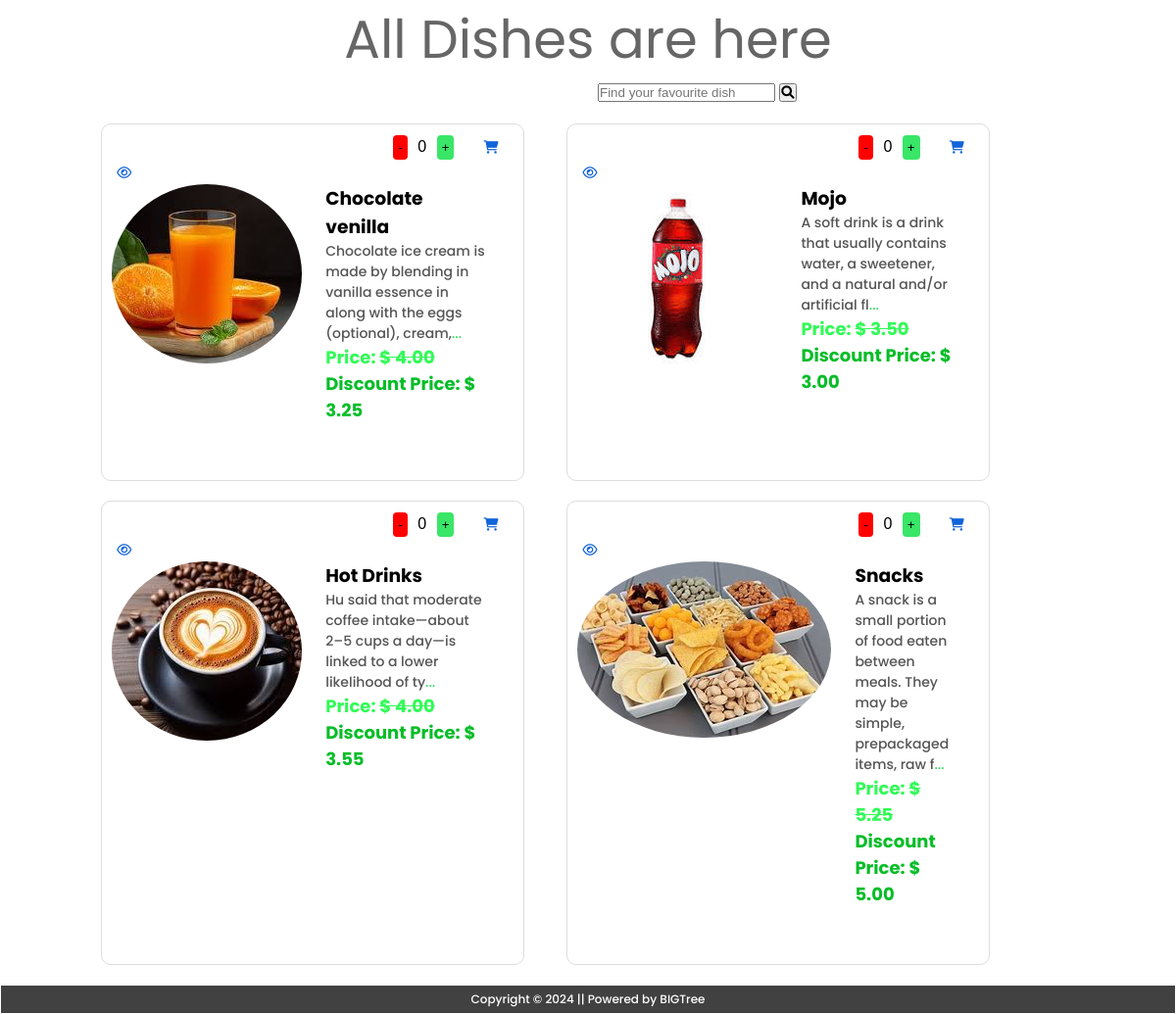
Before: /rstms/allfood.php (signed in) with the older database file.
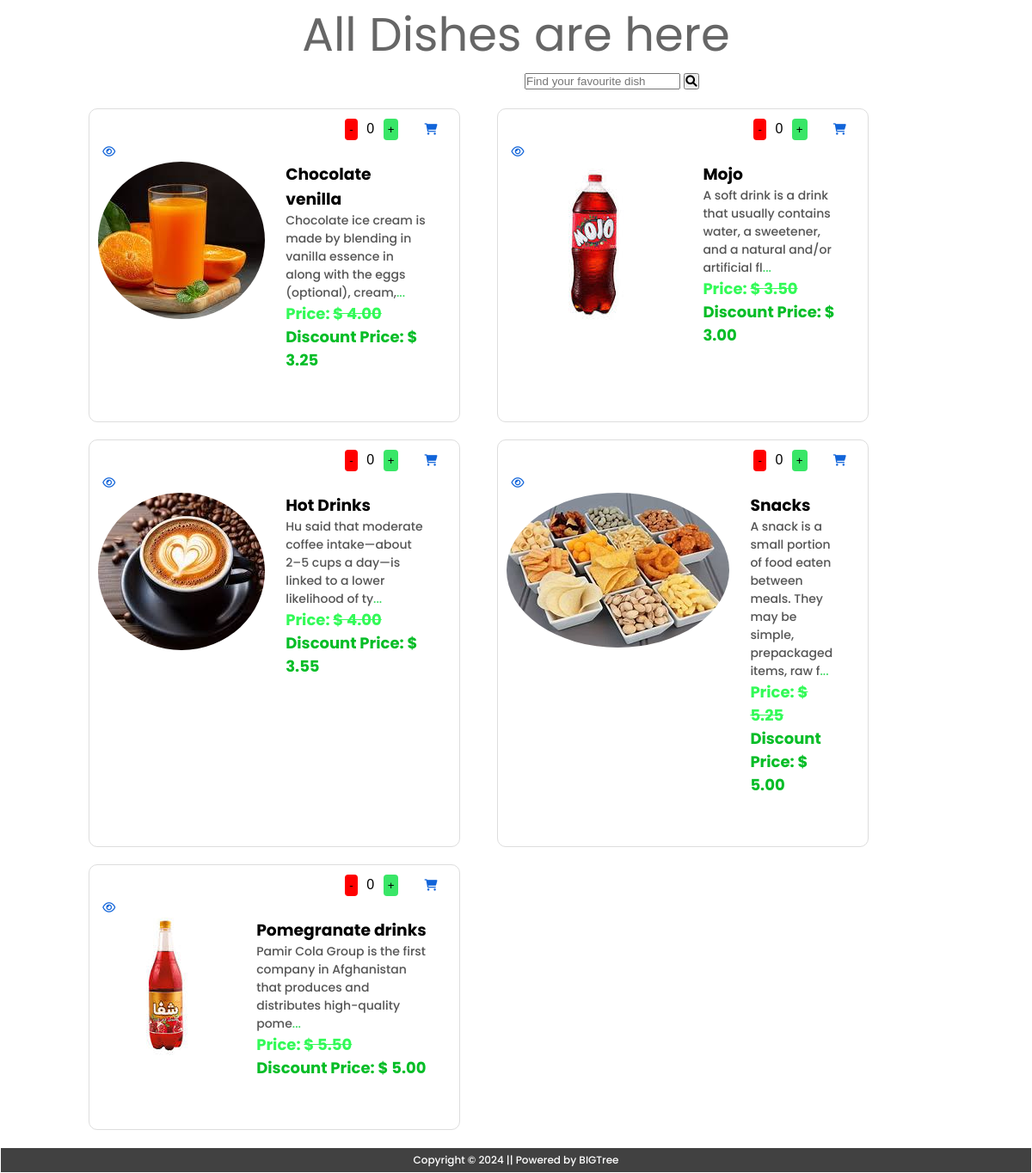
After: the same page with the newer database file.
### tables this page shows
CREATE TABLE `tbl_food` (
  `f_id` int(11) NOT NULL,
  `f_title` varchar(255) NOT NULL,
  `f_desc` varchar(255) NOT NULL,
  `f_price` decimal(10,2) NOT NULL,
  `f_disctprice` decimal(10,2) NOT NULL,
  `f_vat` decimal(10,2) NOT NULL,
  `f_image` varchar(255) NOT NULL,
  `c_id` int(11) NOT NULL,
  `c_name` varchar(255) NOT NULL,
  `f_featured` varchar(100) NOT NULL,
  `f_active` varchar(100) NOT NULL
);

### rstms/allfood.php (the view, shortened to what this page needs)
<?php
    include('includes/dbconnection.php');
?>
<!DOCTYPE html>
<html>
<html lang="en">
<head>
    <link rel="stylesheet" href="https://cdnjs.cloudflare.com/ajax/libs/font-awesome/5.15.3/css/all.min.css"
 />
    <link rel="stylesheet" href="assets/css/style.css" />
    <link rel="stylesheet" href="https://cdnjs.cloudflare.com/ajax/libs/font-awesome/6.0.0-beta3/css/all.min.css">
    <link rel="stylesheet" href="https://cdnjs.cloudflare.com/ajax/libs/font-awesome/6.0.0/css/all.min.css">
    <link rel="stylesheet" href="https://cdnjs.cloudflare.com/ajax/libs/OwlCarousel2/2.3.4/assets/owl.carousel.min.css">
    <link rel="stylesheet" href="https://cdnjs.cloudflare.com/ajax/libs/OwlCarousel2/2.3.4/assets/owl.theme.default.min.css">
</head>
<body>
<body>
  <div class="container">
    <h2 class="food-menu-heading">All Dishes are here</h2>
    <div class="search-box" style="margin-left: 550px;">
        <form action="includes/search.php" method="GET" target="_blank">
            <input type="search" id="searchInput" name="search" placeholder="Find your favourite dish">
            <button type="submit"><i class="fas fa-search"></i></button>
        </form>
    </div>
    <?php
$sql = "SELECT * FROM tbl_food";
$stmt = $conn->prepare($sql);
$stmt->execute();
$result = $stmt->get_result();
if ($result && $result->num_rows>0) {
    $count = 0;
    while ($row = $result->fetch_assoc()) {
            if ($count % 2 === 0) {
                echo "<div class ='row' style='display: flex;margin-top:20px;margin-bottom:20px;'>";
            }
            echo "<div class='col-md-6' style='display:inline-block;width:40%;margin-left:4%;border:1px solid #ddd;padding:10px;border-radius:10px;'>";
            echo "<div class='food-desc'>";
            echo "<form action='' method='POST' style='display:inline-block;margin-left:70%;'>";
            echo "<input type='button' value='-' onclick='decrementValue(\"quantity_$count\")' style='border:none;padding:5px;background-color:red;border-radius:4px;' />";
            echo "<input type='text' name='quantity' id='quantity_$count' value='0' style='border:none;width:30px;text-align:center;font-size:16px;' onkeypress='return event.charCode >= 48 && event.charCode <= 57' />";
            echo "<input type='button' value='+' onclick='incrementValue(\"quantity_$count\")' style='border:none;padding:5px;background-color:#39e667;margin-right:30px;border-radius:4px;' />";
            echo "<button type='submit' style='background:transparent; border:none;cursor:pointer;color:#1164d9'><i class='fa-solid fa-cart-shopping'></i></button></form>";
            echo " <form action='quickview.php' method='GET' style='display:inline-block;'>";
            echo " <button style='background:transparent; border:none;cursor:pointer;color:#1164d9' href='quickview.php'><i class='fa-regular fa-eye' style='margin-left: 5px;'></i></button></form>";
            echo " </div>";
            echo "<div class='food-menu-item'>";
            echo "<div class='food-img'>";
            echo "<img src='assets/image/" . $row['f_image'] . "' alt='' style='border-radius:50%;' />";
            echo "</div>";
            echo "<div class='food-description'>";
            echo "<h3 class='food-title'>" . $row['f_title'] . "</h3>";
            $truncatedDesc = substr($row['f_desc'], 0, 100);
            echo "<p class='truncatedDesc' style='font-size:14px;'>".$truncatedDesc."<span class='see-more'style='color:#3dd961;'>...</span></p>";
            echo "<p class='food-price' style='font-size:18px;color:#32fa57;'>Price: <del>&#36; " . $row['f_price'] . "</del></p>";
            echo "<p class='food-price' style='font-size:18px;color:#06bd27;'>Discount Price: &#36; " . $row['f_disctprice'] . "</p>";
            echo "</div>";
            echo "</div>";
            echo "</div>";
            if ($count % 2 !== 0 || $count === $result->num_rows - 1) {
                echo "</div>";
            }
            $count++;
        }
}else{
    echo "No Found Food Item!";
}
?>
        </div>
    <?php include('includes/footer.php')?>

### rstms/includes/footer.php (shortened to what this page needs)
<footer id="footer" style="margin: 0px;padding: 1px;">
        <h5 style="text-align: center;">Copyright &copy; 2024 || Powered by BIGTree</h5>
    </footer>
</body>
</html>

### rstms/assets/css/style.css (style rules this page uses)
*, *::after, *::before { box-sizing: border-box; padding: 0; margin: 0; }
body { font-family: "Poppins", sans-serif; }
.container { max-width: 1200px; width: 90%; margin: auto; }
.food-menu-heading { text-align: center; font-size: 3.4rem; font-weight: 400; color: #666; }
.food-menu-item { display: flex; flex: 1 1 600px; justify-content: space-evenly; margin-bottom: 3rem; }
.food-description { margin: auto 1.5rem; }
.food-description p { font-size: 1.4rem; color: #555; font-weight: 500; }
.food-description .food-price { color: #117964; font-weight: 700; }
#footer h5 { text-align: center; font-size: 12px!important; padding: 5px!important; font-weight: 500; color: #fff; background: rgb(65, 65, 65); }

Changed rows visible on the page:
added tbl_food: f_image (picture), f_title "Pomegranate drinks", f_desc "Pamir Cola Group is the first company in Afghanistan that produces and distributes high-quality pome", f_price "5.50", f_disctprice "5.00"
